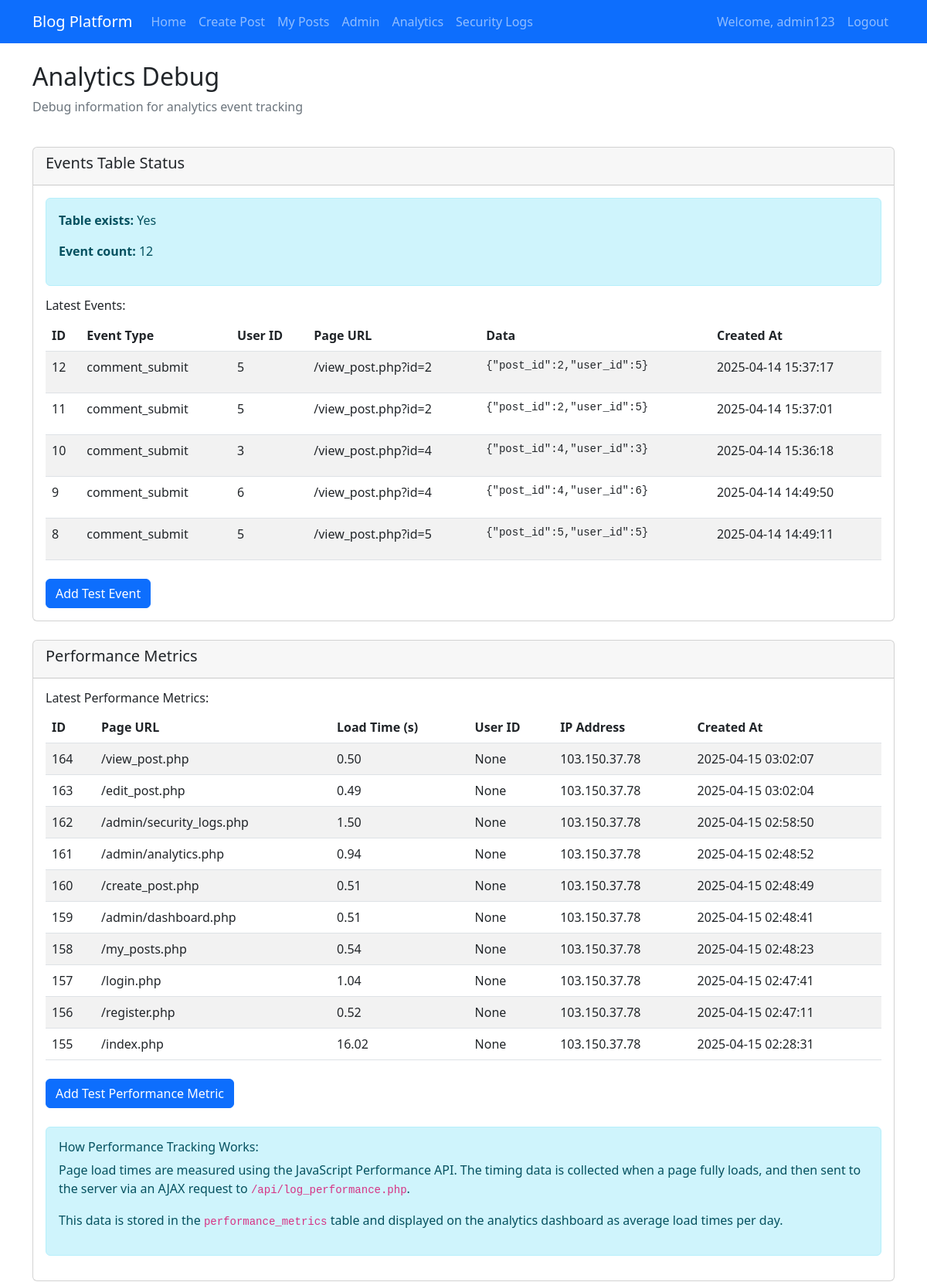
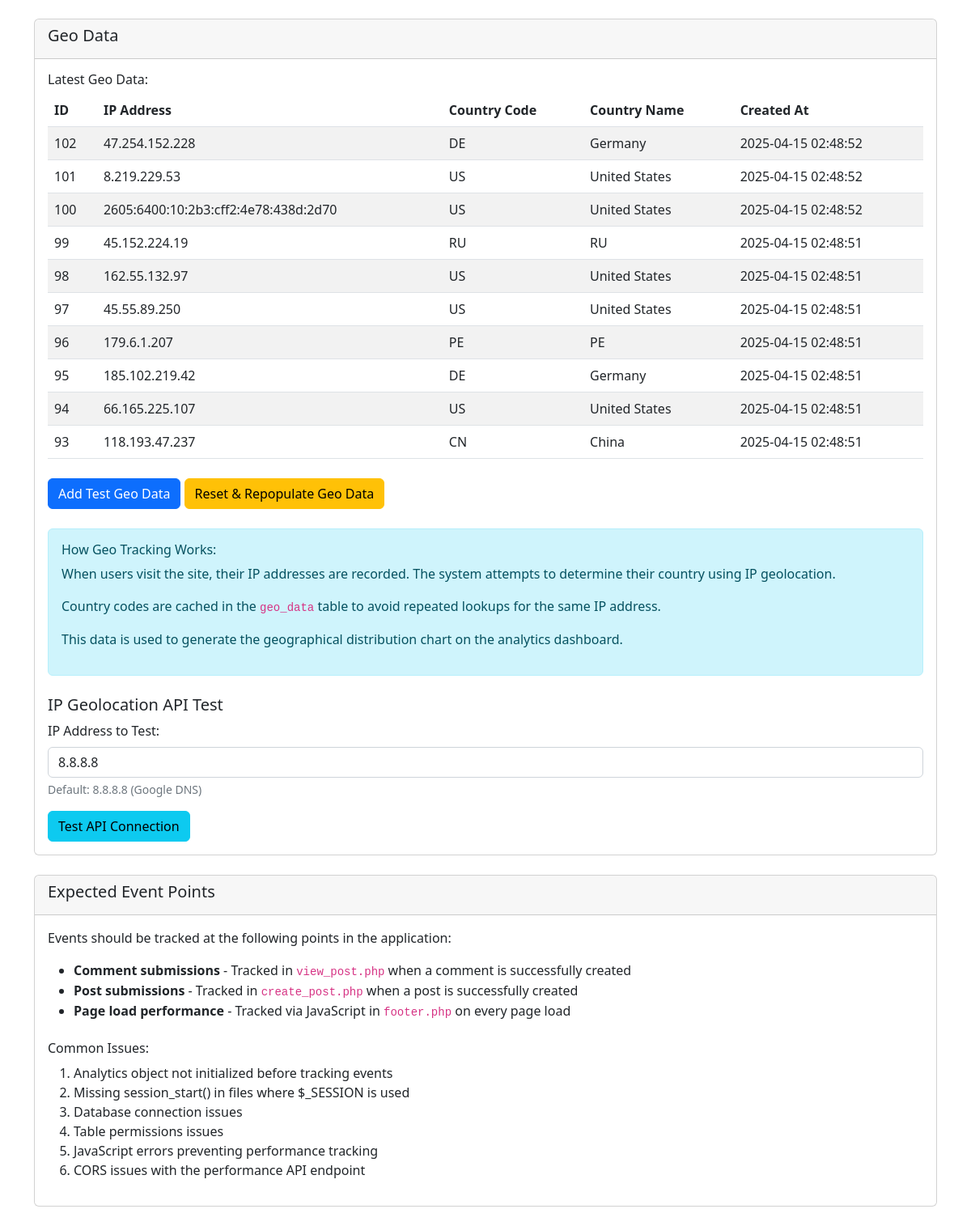
The app's page /admin/debug_analytics.php (signed in) with its own data (2 pictures, top to bottom).
### tables this page shows
CREATE TABLE `analytics_events` (
  `id` int(11) NOT NULL,
  `event_type` varchar(50) NOT NULL,
  `event_data` text DEFAULT NULL,
  `user_id` int(11) DEFAULT NULL,
  `ip_address` varchar(45) DEFAULT NULL,
  `page_url` varchar(255) DEFAULT NULL,
  `created_at` timestamp NOT NULL DEFAULT current_timestamp()
);

CREATE TABLE `performance_metrics` (
  `id` int(11) NOT NULL,
  `page_url` varchar(255) NOT NULL,
  `load_time` float NOT NULL,
  `user_id` int(11) DEFAULT NULL,
  `ip_address` varchar(45) DEFAULT NULL,
  `created_at` timestamp NULL DEFAULT current_timestamp()
);

CREATE TABLE `geo_data` (
  `id` int(11) NOT NULL,
  `ip_address` varchar(45) NOT NULL,
  `country_code` varchar(2) NOT NULL,
  `created_at` timestamp NULL DEFAULT current_timestamp()
);

### admin/debug_analytics.php (the view, shortened to what the rows shown need)
<?php
require_once '../classes/Analytics.php';
$database = new Database();
$db = $database->getConnection();
$analytics = new Analytics($db);
$eventStatus = $analytics->getEventTableStatus();
$performanceData = [];
try {
    $query = "SELECT * FROM performance_metrics ORDER BY id DESC LIMIT 10";
    $stmt = $db->prepare($query);
    $stmt->execute();
    $performanceData = $stmt->fetchAll(PDO::FETCH_ASSOC);
} catch (PDOException $e) {
    $performanceError = $e->getMessage();
}
$geoData = [];
try {
    $query = "SELECT * FROM geo_data ORDER BY id DESC LIMIT 10";
    $stmt = $db->prepare($query);
    $stmt->execute();
    $geoData = $stmt->fetchAll(PDO::FETCH_ASSOC);
} catch (PDOException $e) {
    $geoError = $e->getMessage();
}
require_once '../includes/header.php';
?>
<div class="row mb-4">
    <div class="col-md-12">
        <h2>Analytics Debug</h2>
    </div>
</div>
<div class="row mb-4">
    <div class="col-md-12">
        <div class="card">
            <div class="card-body">
                <?php if ($eventStatus['exists']): ?>
                    <?php if (count($eventStatus['latest']) > 0): ?>
                        <table class="table table-striped">
                            <thead>
                                <tr>
                                    <th>ID</th>
                                    <th>Event Type</th>
                                    <th>User ID</th>
                                    <th>Page URL</th>
                                    <th>Data</th>
                                    <th>Created At</th>
                                </tr>
                            </thead>
                            <tbody>
                                <?php foreach ($eventStatus['latest'] as $event): ?>
                                    <tr>
                                        <td><?php echo $event['id']; ?></td>
                                        <td><?php echo htmlspecialchars($event['event_type']); ?></td>
                                        <td><?php echo $event['user_id'] ? $event['user_id'] : 'None'; ?></td>
                                        <td><?php echo htmlspecialchars($event['page_url']); ?></td>
                                        <td>
                                            <pre style="max-width: 300px; white-space: pre-wrap;"><?php echo htmlspecialchars($event['event_data']); ?></pre>
                                        </td>
                                        <td><?php echo $event['created_at']; ?></td>
                                    </tr>
                                <?php endforeach; ?>
                            </tbody>
                        </table>
                    <?php else: ?>
                        <p>No events recorded yet.</p>
                    <?php endif; ?>
                <?php endif; ?>
            </div>
        </div>
    </div>
</div>
<div class="row mb-4">
    <div class="col-md-12">
        <div class="card">
            <div class="card-body">
                <?php if (isset($performanceError)): ?>
                    <div class="alert alert-danger">
                        <p><strong>Error:</strong> <?php echo htmlspecialchars($performanceError); ?></p>
                    </div>
                    <div class="mt-4">
                        <h6>Troubleshooting:</h6>
                        <ol>
                            <li>Check that the <code>performance_metrics</code> table exists in your database</li>
                            <li>Make sure the table schema is correct</li>
                            <li>Verify that the createPerformanceTableIfNotExists method in <code>Analytics.php</code> is working properly</li>
                        </ol>
                    </div>
                <?php else: ?>
                    <?php if (count($performanceData) > 0): ?>
                        <table class="table table-striped">
                            <thead>
                                <tr>
                                    <th>ID</th>
                                    <th>Page URL</th>
                                    <th>Load Time (s)</th>
                                    <th>User ID</th>
                                    <th>IP Address</th>
                                    <th>Created At</th>
                                </tr>
                            </thead>
                            <tbody>
                                <?php foreach ($performanceData as $data): ?>
                                    <tr>
                                        <td><?php echo $data['id']; ?></td>
                                        <td><?php echo htmlspecialchars($data['page_url']); ?></td>
                                        <td><?php echo number_format($data['load_time'], 2); ?></td>
                                        <td><?php echo $data['user_id'] ? $data['user_id'] : 'None'; ?></td>
                                        <td><?php echo htmlspecialchars($data['ip_address']); ?></td>
                                        <td><?php echo $data['created_at']; ?></td>
                                    </tr>
                                <?php endforeach; ?>
                            </tbody>
                        </table>
                    <?php else: ?>
                        <p>No performance metrics recorded yet.</p>
                    <?php endif; ?>
                <?php endif; ?>
            </div>
        </div>
    </div>
</div>
<div class="row mb-4">
    <div class="col-md-12">
        <div class="card">
            <div class="card-body">
                <?php if (isset($geoError)): ?>
                    <div class="alert alert-danger">
                        <p><strong>Error:</strong> <?php echo htmlspecialchars($geoError); ?></p>
                    </div>
                    <div class="mt-4">
                        <h6>Troubleshooting:</h6>
                        <ol>
                            <li>Check that the <code>geo_data</code> table exists in your database</li>
                            <li>Make sure the table schema is correct</li>
                            <li>Verify that the createGeoTableIfNotExists method in <code>Analytics.php</code> is working properly</li>
                        </ol>
                    </div>
                <?php else: ?>
                    <?php if (count($geoData) > 0): ?>
                        <table class="table table-striped">
                            <thead>
                                <tr>
                                    <th>ID</th>
                                    <th>IP Address</th>
                                    <th>Country Code</th>
                                    <th>Country Name</th>
                                    <th>Created At</th>
                                </tr>
                            </thead>
                            <tbody>
                                <?php
                                $countryNames = [
                                    'US' => 'United States',
                                    'CA' => 'Canada',
                                    'GB' => 'United Kingdom',
                                    'DE' => 'Germany',
                                    'FR' => 'France',
                                    'JP' => 'Japan',
                                    'AU' => 'Australia',
                                    'BR' => 'Brazil',
                                    'IN' => 'India',
                                    'CN' => 'China',
                                    'LH' => 'Localhost',
                                    'PV' => 'Private Network'
                                ];
                                foreach ($geoData as $data):
                                    $countryName = isset($countryNames[$data['country_code']]) ?
                                        $countryNames[$data['country_code']] : $data['country_code'];
                                ?>
                                    <tr>
                                        <td><?php echo $data['id']; ?></td>
                                        <td><?php echo htmlspecialchars($data['ip_address']); ?></td>
                                        <td><?php echo htmlspecialchars($data['country_code']); ?></td>
                                        <td><?php echo htmlspecialchars($countryName); ?></td>
                                        <td><?php echo $data['created_at']; ?></td>
                                    </tr>
                                <?php endforeach; ?>
                            </tbody>
                        </table>
                    <?php else: ?>
                        <p>No geo data recorded yet.</p>
                    <?php endif; ?>
                <?php endif; ?>
            </div>
        </div>
    </div>
</div>
<?php require_once '../includes/footer.php'; ?>

### records on screen
analytics_events: id "12", event_type "comment_submit", user "5", page_url "/view_post.php?id=2", event_data "{\"post_id\":2,\"user_id\":5}", created_at "2025-04-14 15:37:17"
analytics_events: id "11", event_type "comment_submit", user "5", page_url "/view_post.php?id=2", event_data "{\"post_id\":2,\"user_id\":5}", created_at "2025-04-14 15:37:01"
analytics_events: id "10", event_type "comment_submit", user "3", page_url "/view_post.php?id=4", event_data "{\"post_id\":4,\"user_id\":3}", created_at "2025-04-14 15:36:18"
analytics_events: id "9", event_type "comment_submit", user "6", page_url "/view_post.php?id=4", event_data "{\"post_id\":4,\"user_id\":6}", created_at "2025-04-14 14:49:50"
analytics_events: id "8", event_type "comment_submit", user "5", page_url "/view_post.php?id=5", event_data "{\"post_id\":5,\"user_id\":5}", created_at "2025-04-14 14:49:11"
performance_metrics: id "164", page_url "/view_post.php", load_time "0.50", shows "None", ip_address "103.150.37.78", created_at "2025-04-15 03:02:07"
performance_metrics: id "163", page_url "/edit_post.php", load_time "0.49", shows "None", ip_address "103.150.37.78", created_at "2025-04-15 03:02:04"
performance_metrics: id "162", page_url "/admin/security_logs.php", load_time "1.50", shows "None", ip_address "103.150.37.78", created_at "2025-04-15 02:58:50"
performance_metrics: id "161", page_url "/admin/analytics.php", load_time "0.94", shows "None", ip_address "103.150.37.78", created_at "2025-04-15 02:48:52"
performance_metrics: id "160", page_url "/create_post.php", load_time "0.51", shows "None", ip_address "103.150.37.78", created_at "2025-04-15 02:48:49"
performance_metrics: id "159", page_url "/admin/dashboard.php", load_time "0.51", shows "None", ip_address "103.150.37.78", created_at "2025-04-15 02:48:41"
performance_metrics: id "158", page_url "/my_posts.php", load_time "0.54", shows "None", ip_address "103.150.37.78", created_at "2025-04-15 02:48:23"
performance_metrics: id "157", page_url "/login.php", load_time "1.04", shows "None", ip_address "103.150.37.78", created_at "2025-04-15 02:47:41"
performance_metrics: id "156", page_url "/register.php", load_time "0.52", shows "None", ip_address "103.150.37.78", created_at "2025-04-15 02:47:11"
performance_metrics: id "155", page_url "/index.php", load_time "16.02", shows "None", ip_address "103.150.37.78", created_at "2025-04-15 02:28:31"
geo_data: id "102", ip_address "47.254.152.228", country_code "DE", country_code "Germany", created_at "2025-04-15 02:48:52"
geo_data: id "101", ip_address "8.219.229.53", country_code "US", country_code "United States", created_at "2025-04-15 02:48:52"
geo_data: id "100", ip_address "2605:6400:10:2b3:cff2:4e78:438d:2d70", country_code "US", country_code "United States", created_at "2025-04-15 02:48:52"
geo_data: id "99", ip_address "45.152.224.19", country_code "RU", created_at "2025-04-15 02:48:51"
geo_data: id "98", ip_address "162.55.132.97", country_code "US", country_code "United States", created_at "2025-04-15 02:48:51"
geo_data: id "97", ip_address "45.55.89.250", country_code "US", country_code "United States", created_at "2025-04-15 02:48:51"
geo_data: id "96", ip_address "179.6.1.207", country_code "PE", created_at "2025-04-15 02:48:51"
geo_data: id "95", ip_address "185.102.219.42", country_code "DE", country_code "Germany", created_at "2025-04-15 02:48:51"
geo_data: id "94", ip_address "66.165.225.107", country_code "US", country_code "United States", created_at "2025-04-15 02:48:51"
geo_data: id "93", ip_address "118.193.47.237", country_code "CN", country_code "China", created_at "2025-04-15 02:48:51"

### other values on screen
$_SESSION['username'] "admin123"
$eventStatus['count'] "12"
